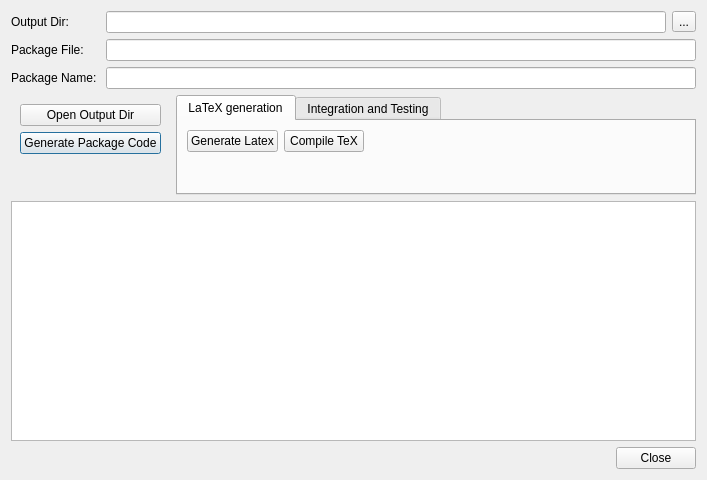
<?xml version="1.0" encoding="UTF-8"?>
<ui version="4.0">
 <class>DialogGenerate</class>
 <widget class="QDialog" name="DialogGenerate">
  <property name="geometry">
   <rect>
    <x>0</x>
    <y>0</y>
    <width>643</width>
    <height>480</height>
   </rect>
  </property>
  <property name="windowTitle">
   <string>Generate</string>
  </property>
  <property name="windowIcon">
   <iconset resource="deviser-resources.qrc">
    <normaloff>:/images/ICON_Deviser_512x512.png</normaloff>:/images/ICON_Deviser_512x512.png</iconset>
  </property>
  <layout class="QGridLayout" name="gridLayout_4">
   <item row="0" column="0">
    <layout class="QFormLayout" name="formLayout">
     <item row="0" column="0">
      <widget class="QLabel" name="label">
       <property name="text">
        <string>Output Dir: </string>
       </property>
      </widget>
     </item>
     <item row="0" column="1">
      <layout class="QHBoxLayout" name="horizontalLayout">
       <item>
        <widget class="QLineEdit" name="txtOutDir"/>
       </item>
       <item>
        <widget class="QToolButton" name="toolButton">
         <property name="text">
          <string>...</string>
         </property>
        </widget>
       </item>
      </layout>
     </item>
     <item row="1" column="0">
      <widget class="QLabel" name="label_2">
       <property name="text">
        <string>Package File: </string>
       </property>
      </widget>
     </item>
     <item row="1" column="1">
      <widget class="QLineEdit" name="txtPackageFile"/>
     </item>
     <item row="2" column="0">
      <widget class="QLabel" name="label_3">
       <property name="text">
        <string>Package Name: </string>
       </property>
      </widget>
     </item>
     <item row="2" column="1">
      <widget class="QLineEdit" name="txtPackageName"/>
     </item>
    </layout>
   </item>
   <item row="1" column="0">
    <layout class="QHBoxLayout" name="horizontalLayout_5">
     <item>
      <widget class="QWidget" name="widget" native="true">
       <property name="sizePolicy">
        <sizepolicy hsizetype="Fixed" vsizetype="Fixed">
         <horstretch>0</horstretch>
         <verstretch>0</verstretch>
        </sizepolicy>
       </property>
       <property name="maximumSize">
        <size>
         <width>16777215</width>
         <height>100</height>
        </size>
       </property>
       <layout class="QGridLayout" name="gridLayout_3">
        <item row="1" column="0">
         <widget class="QPushButton" name="pushButton">
          <property name="text">
           <string>Generate Package Code</string>
          </property>
         </widget>
        </item>
        <item row="0" column="0">
         <widget class="QPushButton" name="pushButton_2">
          <property name="text">
           <string>Open Output Dir</string>
          </property>
         </widget>
        </item>
        <item row="2" column="0">
         <spacer name="verticalSpacer_2">
          <property name="orientation">
           <enum>Qt::Vertical</enum>
          </property>
          <property name="sizeHint" stdset="0">
           <size>
            <width>20</width>
            <height>40</height>
           </size>
          </property>
         </spacer>
        </item>
       </layout>
      </widget>
     </item>
     <item>
      <widget class="QTabWidget" name="tabWidget">
       <property name="sizePolicy">
        <sizepolicy hsizetype="Fixed" vsizetype="Fixed">
         <horstretch>0</horstretch>
         <verstretch>0</verstretch>
        </sizepolicy>
       </property>
       <property name="maximumSize">
        <size>
         <width>16777215</width>
         <height>100</height>
        </size>
       </property>
       <property name="currentIndex">
        <number>0</number>
       </property>
       <widget class="QWidget" name="tabLatex">
        <attribute name="title">
         <string>LaTeX generation</string>
        </attribute>
        <layout class="QGridLayout" name="gridLayout">
         <item row="1" column="0">
          <spacer name="verticalSpacer">
           <property name="orientation">
            <enum>Qt::Vertical</enum>
           </property>
           <property name="sizeHint" stdset="0">
            <size>
             <width>20</width>
             <height>22</height>
            </size>
           </property>
          </spacer>
         </item>
         <item row="0" column="0">
          <layout class="QHBoxLayout" name="horizontalLayout_4">
           <item>
            <widget class="QPushButton" name="pushButton_3">
             <property name="text">
              <string>Generate Latex</string>
             </property>
            </widget>
           </item>
           <item>
            <widget class="QPushButton" name="pushButton_4">
             <property name="text">
              <string>Compile TeX</string>
             </property>
            </widget>
           </item>
           <item>
            <spacer name="horizontalSpacer">
             <property name="orientation">
              <enum>Qt::Horizontal</enum>
             </property>
             <property name="sizeHint" stdset="0">
              <size>
               <width>278</width>
               <height>20</height>
              </size>
             </property>
            </spacer>
           </item>
          </layout>
         </item>
        </layout>
       </widget>
       <widget class="QWidget" name="tabIntegration">
        <attribute name="title">
         <string>Integration and Testing</string>
        </attribute>
        <layout class="QGridLayout" name="gridLayout_2">
         <item row="0" column="0" colspan="2">
          <layout class="QHBoxLayout" name="horizontalLayout_2">
           <item>
            <widget class="QPushButton" name="pushButton_5">
             <property name="text">
              <string>Compile Dependencies</string>
             </property>
            </widget>
           </item>
           <item>
            <widget class="QPushButton" name="pushButton_6">
             <property name="text">
              <string>Add Code To Source Dir</string>
             </property>
            </widget>
           </item>
           <item>
            <widget class="QPushButton" name="pushButton_7">
             <property name="text">
              <string>Remove Code From Source Dir</string>
             </property>
            </widget>
           </item>
           <item>
            <spacer name="horizontalSpacer_2">
             <property name="orientation">
              <enum>Qt::Horizontal</enum>
             </property>
             <property name="sizeHint" stdset="0">
              <size>
               <width>40</width>
               <height>20</height>
              </size>
             </property>
            </spacer>
           </item>
          </layout>
         </item>
         <item row="1" column="0" rowspan="2" colspan="2">
          <layout class="QHBoxLayout" name="horizontalLayout_3">
           <item>
            <widget class="QPushButton" name="pushButton_8">
             <property name="text">
              <string>Compile libSBML with package</string>
             </property>
            </widget>
           </item>
           <item>
            <widget class="QPushButton" name="pushButton_9">
             <property name="text">
              <string>Test libSBML</string>
             </property>
            </widget>
           </item>
           <item>
            <spacer name="horizontalSpacer_3">
             <property name="orientation">
              <enum>Qt::Horizontal</enum>
             </property>
             <property name="sizeHint" stdset="0">
              <size>
               <width>40</width>
               <height>20</height>
              </size>
             </property>
            </spacer>
           </item>
          </layout>
         </item>
        </layout>
       </widget>
      </widget>
     </item>
    </layout>
   </item>
   <item row="2" column="0">
    <widget class="QPlainTextEdit" name="plainTextEdit">
     <property name="font">
      <font>
       <family>Cordia New</family>
       <pointsize>12</pointsize>
      </font>
     </property>
     <property name="readOnly">
      <bool>true</bool>
     </property>
    </widget>
   </item>
   <item row="3" column="0">
    <layout class="QHBoxLayout" name="horizontalLayout_6">
     <item>
      <spacer name="horizontalSpacer_4">
       <property name="orientation">
        <enum>Qt::Horizontal</enum>
       </property>
       <property name="sizeHint" stdset="0">
        <size>
         <width>400</width>
         <height>20</height>
        </size>
       </property>
      </spacer>
     </item>
     <item>
      <widget class="QPushButton" name="pushButton_10">
       <property name="text">
        <string>Close</string>
       </property>
      </widget>
     </item>
    </layout>
   </item>
  </layout>
 </widget>
 <resources>
  <include location="deviser-resources.qrc"/>
 </resources>
 <connections/>
</ui>
